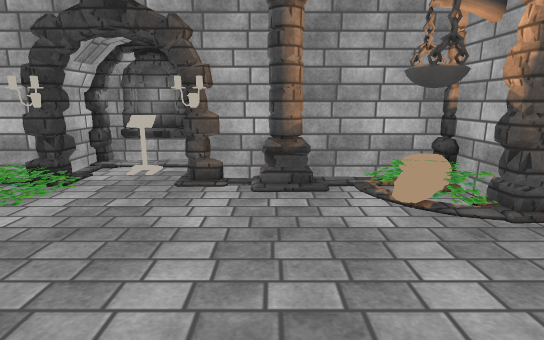
View 1 (above)

12 first-person views from a walk through a scene from a Unity 3-D project. The camera is 1.5 m above the floor, tilts 12° down and sees 80° across. Doors are open. The floor is counted in squares, 0.5 m on a side. Each view is taken from the middle of a square. On the plan, view 1 faces up. The plan holds only what a view shows up to about 20 squares ahead; the rest is blank. The place goes on beyond the plan. The player character is not drawn. Some surface patterns are stand-ins.

View 2
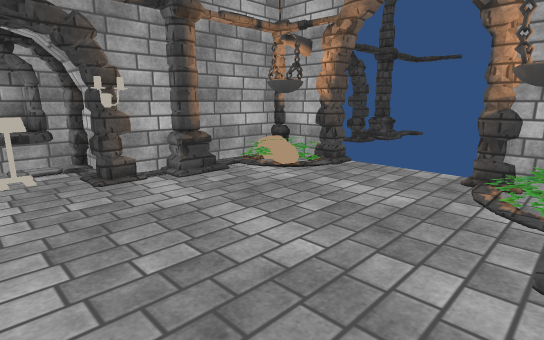

View 3
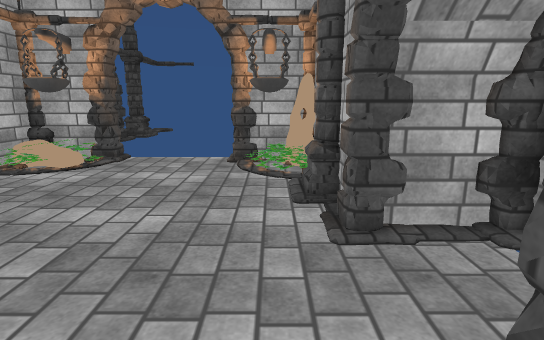

View 4
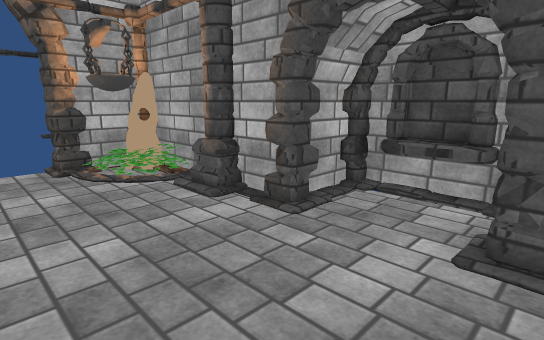

View 5
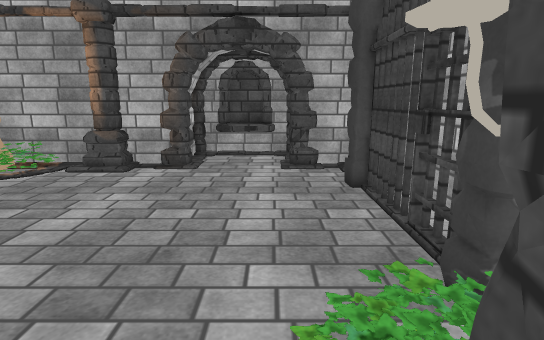

View 6
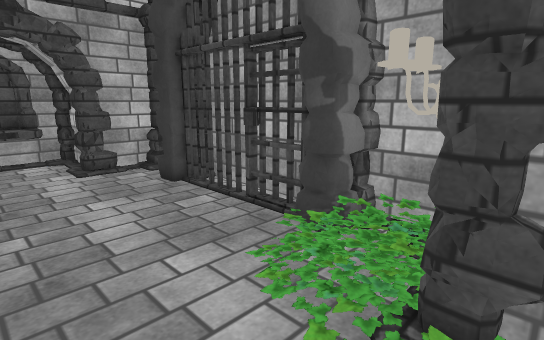

View 7
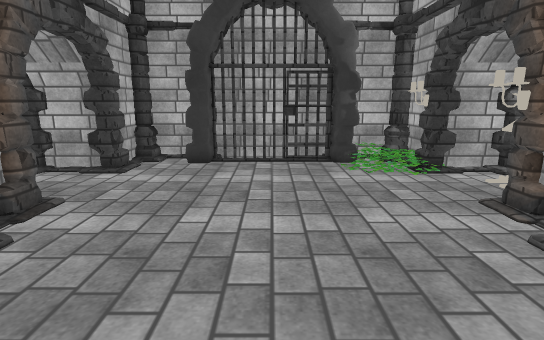

View 8
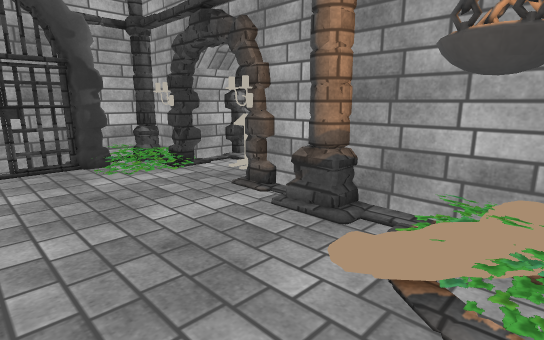

View 9
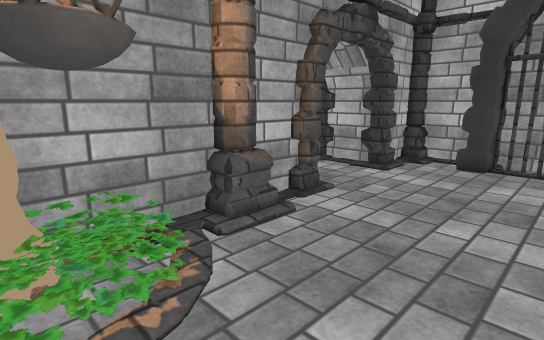

View 10
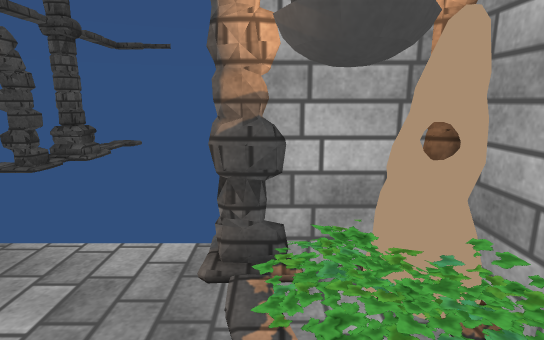

View 11
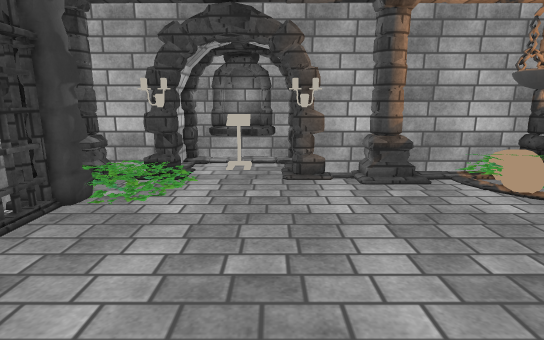

View 12
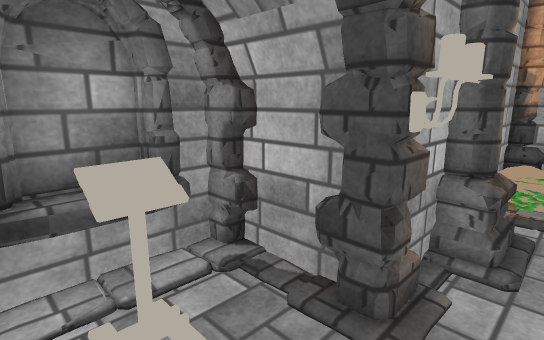

### Floor plan
Key: @ floor where view 1 was taken; # wall or solid block; . main floor; : floor 0.25 m higher than the main floor; + floor 0.5 m higher than the main floor; / step, stairs or slope; D open door; ^ raised ledge; O other object.
Columns run from 11 left of view 1 to 7 right of it. Each row starts with its distance up from view 1.
 16    ### ##
 15    ##^^##
 14    #.OO.#
 13    #.OO.#
 12 ####/...###########
 11 #:OO/...OO.##./OO##
 10 #+::/........./OOOO
  9 #O//...........OO#O
  8 ##/.............O#D
  7 ##................D
  6  #................D
  5  #................D
  4  #................D
  3  #................D
  2 ##...............#D
  1 ##.............OO#O
  0 #..........@./+OOO
 -1 #..........##//OOO#
 -2 ####....###########
 -3    #....#
 -4    #....#
 -5    ##^^##
 -6    ######

Positions as (right, up) in squares from view 1, and headings:
1: (0, 0), facing up
2: (-7, -1), facing up-right
3: (-10, 0), facing right
4: (-9, 5), facing down-right
5: (-7, 13), facing down
6: (-4, 13), facing down-left
7: (6, 5), facing left
8: (6, 4), facing up-left
9: (6, 5), facing down-left
10: (1, 1), facing right
11: (-4, -1), facing up
12: (-7, 10), facing up-right
